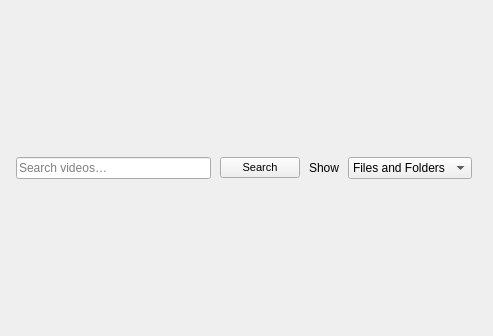
<?xml version="1.0" encoding="UTF-8"?>
<ui version="4.0">
 <class>LibraryForm</class>
 <widget class="QWidget" name="LibraryForm">
  <property name="geometry">
   <rect>
    <x>0</x>
    <y>0</y>
    <width>493</width>
    <height>336</height>
   </rect>
  </property>
  <property name="minimumSize">
   <size>
    <width>0</width>
    <height>32</height>
   </size>
  </property>
  <property name="maximumSize">
   <size>
    <width>16777215</width>
    <height>555555</height>
   </size>
  </property>
  <property name="windowTitle">
   <string notr="true">Form</string>
  </property>
  <layout class="QVBoxLayout" name="verticalLayout">
   <property name="spacing">
    <number>0</number>
   </property>
   <property name="leftMargin">
    <number>0</number>
   </property>
   <property name="topMargin">
    <number>0</number>
   </property>
   <property name="rightMargin">
    <number>0</number>
   </property>
   <property name="bottomMargin">
    <number>0</number>
   </property>
   <item>
    <widget class="QFrame" name="topFrame">
     <property name="sizePolicy">
      <sizepolicy hsizetype="Expanding" vsizetype="Preferred">
       <horstretch>0</horstretch>
       <verstretch>0</verstretch>
      </sizepolicy>
     </property>
     <property name="minimumSize">
      <size>
       <width>0</width>
       <height>30</height>
      </size>
     </property>
     <property name="maximumSize">
      <size>
       <width>16777215</width>
       <height>30</height>
      </size>
     </property>
     <property name="styleSheet">
      <string notr="true"/>
     </property>
     <property name="frameShape">
      <enum>QFrame::NoFrame</enum>
     </property>
     <property name="frameShadow">
      <enum>QFrame::Raised</enum>
     </property>
     <property name="lineWidth">
      <number>0</number>
     </property>
     <layout class="QHBoxLayout" name="horizontalLayout">
      <property name="spacing">
       <number>9</number>
      </property>
      <property name="leftMargin">
       <number>0</number>
      </property>
      <property name="topMargin">
       <number>0</number>
      </property>
      <property name="rightMargin">
       <number>5</number>
      </property>
      <property name="bottomMargin">
       <number>0</number>
      </property>
      <item>
       <widget class="QLabel" name="label">
        <property name="text">
         <string/>
        </property>
        <property name="pixmap">
         <pixmap resource="../../resources/resources.qrc">:/images/library29.png</pixmap>
        </property>
       </widget>
      </item>
      <item>
       <widget class="QLineEdit" name="cbSearch">
        <property name="placeholderText">
         <string>Search videos…</string>
        </property>
        <property name="clearButtonEnabled">
         <bool>true</bool>
        </property>
       </widget>
      </item>
      <item>
       <widget class="QPushButton" name="btnSearch">
        <property name="font">
         <font>
          <pointsize>8</pointsize>
         </font>
        </property>
        <property name="styleSheet">
         <string notr="true"/>
        </property>
        <property name="text">
         <string>Search</string>
        </property>
       </widget>
      </item>
      <item>
       <widget class="QLabel" name="label_3">
        <property name="text">
         <string>Show</string>
        </property>
       </widget>
      </item>
      <item>
       <widget class="QComboBox" name="cbShowMode">
        <item>
         <property name="text">
          <string>Files and Folders</string>
         </property>
        </item>
        <item>
         <property name="text">
          <string>Files only</string>
         </property>
        </item>
        <item>
         <property name="text">
          <string>Folders only</string>
         </property>
        </item>
       </widget>
      </item>
      <item>
       <widget class="PreviewPanelButton" name="manageLabel">
        <property name="enabled">
         <bool>true</bool>
        </property>
        <property name="text">
         <string/>
        </property>
        <property name="pixmap">
         <pixmap resource="../../resources/resources.qrc">:/previewpanel/left_default</pixmap>
        </property>
       </widget>
      </item>
     </layout>
    </widget>
   </item>
  </layout>
 </widget>
 <customwidgets>
  <customwidget>
   <class>PreviewPanelButton</class>
   <extends>QLabel</extends>
   <header>previewpanelbutton.h</header>
  </customwidget>
 </customwidgets>
 <resources>
  <include location="../../resources/resources.qrc"/>
  <include location="../../resources/resources.qrc"/>
 </resources>
 <connections/>
</ui>
